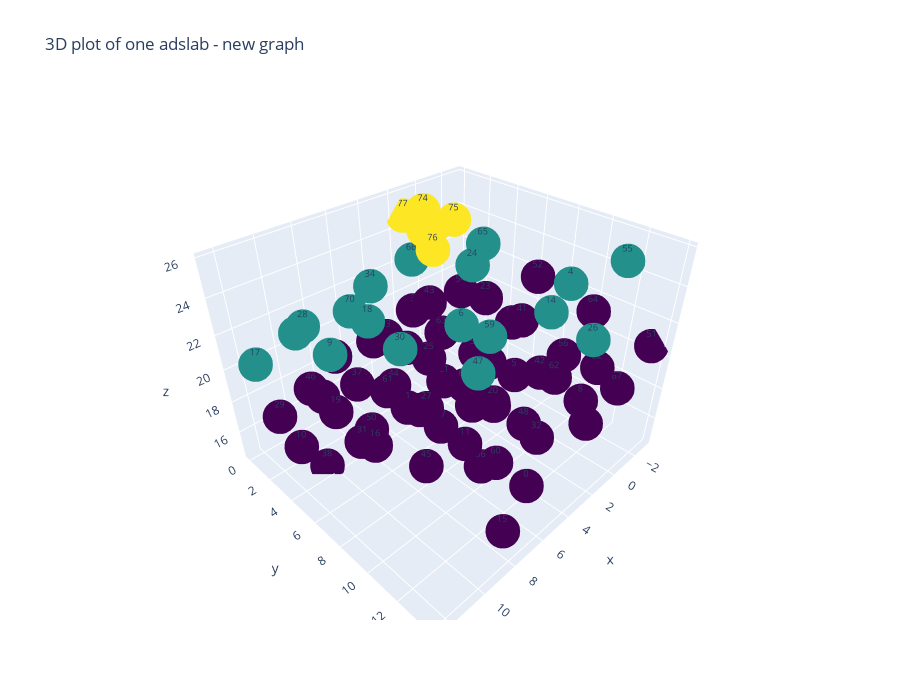

The cell this chart's notebook holds for it:
### Markdown cell above
## For any graph

### Code cell
# Graph
graph_id = 4
g = b[graph_id]
G = to_networkx(g)
atoms = torch.argwhere(b.batch == graph_id).squeeze()

# 3D plots with plotly 

# Separate atom coordinates
x = [b.pos[atom][0].item() for atom in atoms] 
y = [b.pos[atom][1].item() for atom in atoms] 
z = [b.pos[atom][2].item() for atom in atoms] 

trace = go.Scatter3d(
   x = x, y = y, z = z,
   mode = 'markers+text', 
   text = list(range(atoms.shape[0])),
   textfont= dict(size=9),
   marker = dict(
      size = 12,
      color = b.tags[atoms], # set color to an array/list of desired values
      colorscale = 'Viridis'
      )
   )
layout = go.Layout(title = '3D plot of one adslab - new graph', width=900, height=700)
fig = go.Figure(data = [trace], layout = layout)
fig.show()
